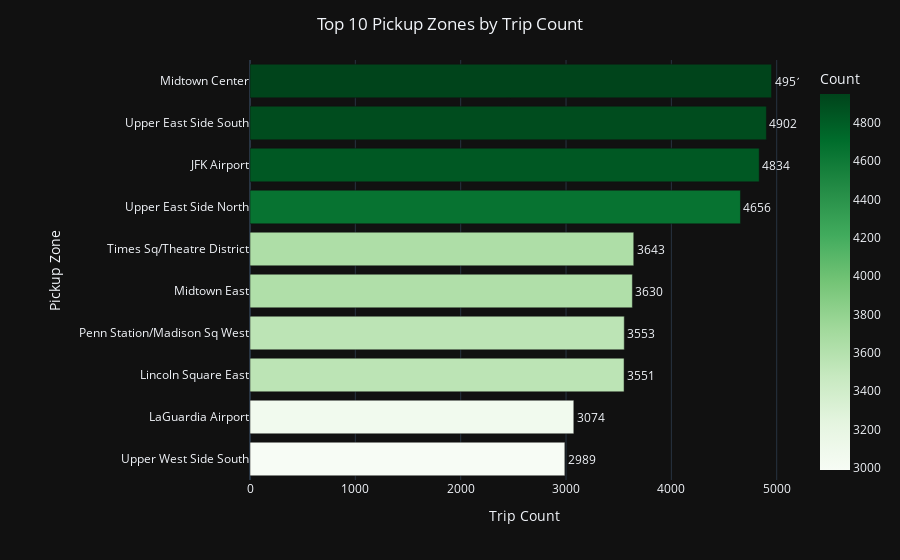

The notebook cell saved with this chart:
### Code cell
# Counting top 10 pickup zones
top_zones = (
    df["PULocationID"]
    .value_counts()
    .head(10)
    .reset_index()
)
top_zones.columns = ["PULocationID", "Count"]

# Merge with zones to get zone names
top_zones = top_zones.merge(
    zones[["LocationID", "Zone"]],
    left_on="PULocationID",
    right_on="LocationID",
    how="left"
)

# Sort by count for better visualization
top_zones = top_zones.sort_values("Count", ascending=True)

# Create Horizontal Bar Chart for top pickup zones with visual enhancements
fig1 = px.bar(
    top_zones,
    x="Count",
    y="Zone",
    orientation="h",
    text="Count",
    color="Count",
    color_continuous_scale="Greens",
    hover_data={"PULocationID": True, "Count": True},
)

# Bar Chart Formatting
fig1.update_traces(textposition="outside")

fig1.update_layout(
    title={"text": "Top 10 Pickup Zones by Trip Count", "x":0.5},
    xaxis_title="Trip Count",
    yaxis_title="Pickup Zone",
    template="plotly_dark",
    margin=dict(l=250)
)
fig1.show()

### Figure 1 — Plotly figure (JSON) as saved in the notebook; plotly's stock layout.template omitted (floating-point values rounded to 4 significant figures)
{"data": [{"alignmentgroup": "True", "customdata": [[239], [138], [142], [186], [162], [230], [236], [132], [237], [161]], "hovertemplate": "Count=%{marker.color}<br>Zone=%{y}<br>PULocationID=%{customdata[0]}<extra></extra>", "legendgroup": "", "marker": {"color": [2989, 3074, 3551, 3553, 3630, 3643, 4656, 4834, 4902, 4951], "coloraxis": "coloraxis", "pattern": {"shape": ""}}, "name": "", "offsetgroup": "", "orientation": "h", "showlegend": false, "text": [2989, 3074, 3551, 3553, 3630, 3643, 4656, 4834, 4902, 4951], "textposition": "outside", "type": "bar", "x": [2989, 3074, 3551, 3553, 3630, 3643, 4656, 4834, 4902, 4951], "xaxis": "x", "y": ["Upper West Side South", "LaGuardia Airport", "Lincoln Square East", "Penn Station/Madison Sq West", "Midtown East", "Times Sq/Theatre District", "Upper East Side North", "JFK Airport", "Upper East Side South", "Midtown Center"], "yaxis": "y"}], "layout": {"barmode": "relative", "coloraxis": {"colorbar": {"title": {"text": "Count"}}, "colorscale": [[0, "rgb(247,252,245)"], [0.125, "rgb(229,245,224)"], [0.25, "rgb(199,233,192)"], [0.375, "rgb(161,217,155)"], [0.5, "rgb(116,196,118)"], [0.625, "rgb(65,171,93)"], [0.75, "rgb(35,139,69)"], [0.875, "rgb(0,109,44)"], [1, "rgb(0,68,27)"]]}, "legend": {"tracegroupgap": 0}, "margin": {"l": 250, "t": 60}, "title": {"text": "Top 10 Pickup Zones by Trip Count", "x": 0.5}, "xaxis": {"anchor": "y", "domain": [0, 1], "title": {"text": "Trip Count"}}, "yaxis": {"anchor": "x", "domain": [0, 1], "title": {"text": "Pickup Zone"}}}}
